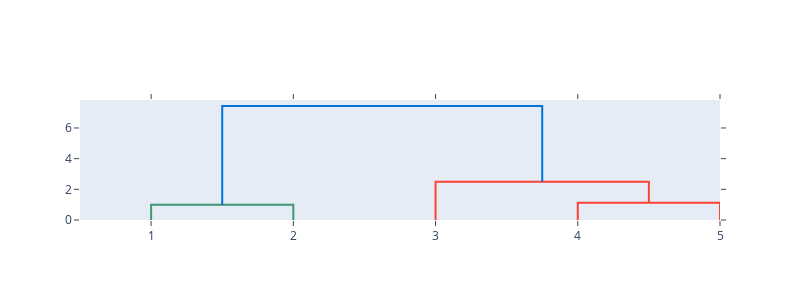

Notebook code cell kept with this figure:
### Code cell
X=np.array([[1,1],[2,1],[5,4],[6,5],[6.5,6]])
X=X.transpose()

## write your code here
cluster_comb=[]
x_1 = X
print(X)
while x_1.shape!=(2,1):
  x_1 = combine(x_1, cluster_comb)
  print('\nMean of clusters after every iteration: \n\n',x_1)

print('\ncluster combination order: \n\n',cluster_comb)
print("Final X:", X)

## validate from inbuilt Dendogram
import plotly.figure_factory as ff

lab=np.linspace(1,X.shape[1],X.shape[1])
fig = ff.create_dendrogram(X.T, labels=lab)
fig.update_layout(width=800, height=300)
fig.show()

### Figure 1 — Plotly figure (JSON) as saved in the notebook; plotly's stock layout.template omitted (floating-point values rounded to 4 significant figures)
{"data": [{"hoverinfo": "text", "marker": {"color": "rgb(61,153,112)"}, "mode": "lines", "type": "scatter", "x": [5, 5, 15, 15], "xaxis": "x", "y": [0, 1, 1, 0], "yaxis": "y"}, {"hoverinfo": "text", "marker": {"color": "rgb(255,65,54)"}, "mode": "lines", "type": "scatter", "x": [35, 35, 45, 45], "xaxis": "x", "y": [0, 1.118, 1.118, 0], "yaxis": "y"}, {"hoverinfo": "text", "marker": {"color": "rgb(255,65,54)"}, "mode": "lines", "type": "scatter", "x": [25, 25, 40, 40], "xaxis": "x", "y": [0, 2.5, 2.5, 1.118], "yaxis": "y"}, {"hoverinfo": "text", "marker": {"color": "rgb(0,116,217)"}, "mode": "lines", "type": "scatter", "x": [10, 10, 32.5, 32.5], "xaxis": "x", "y": [1, 7.433, 7.433, 2.5], "yaxis": "y"}], "layout": {"autosize": false, "height": 300, "hovermode": "closest", "showlegend": false, "width": 800, "xaxis": {"mirror": "allticks", "rangemode": "tozero", "showgrid": false, "showline": true, "showticklabels": true, "tickmode": "array", "ticks": "outside", "ticktext": [1, 2, 3, 4, 5], "tickvals": [5, 15, 25, 35, 45], "type": "linear", "zeroline": false}, "yaxis": {"mirror": "allticks", "rangemode": "tozero", "showgrid": false, "showline": true, "showticklabels": true, "ticks": "outside", "type": "linear", "zeroline": false}}}
